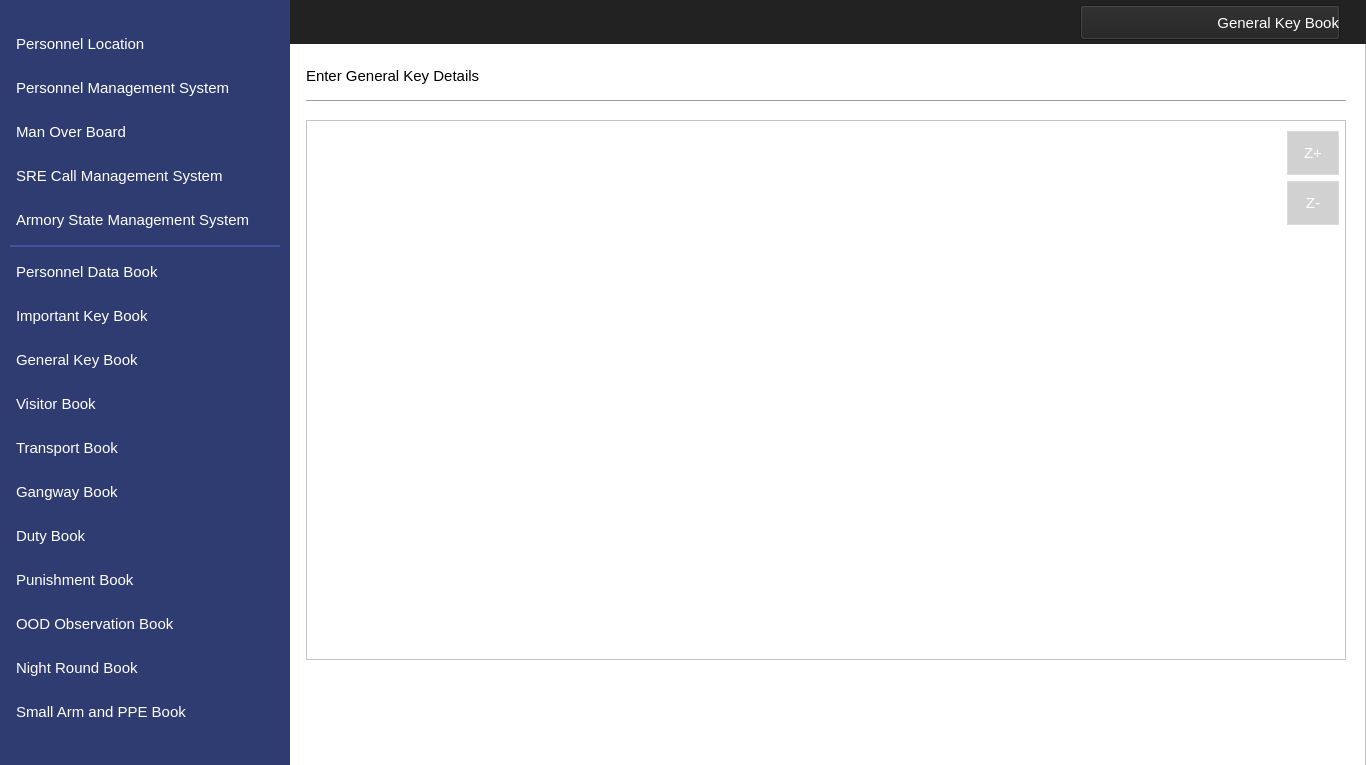
<?xml version="1.0" encoding="UTF-8"?>
<ui version="4.0">
 <class>MainWindow</class>
 <widget class="QMainWindow" name="MainWindow">
  <property name="geometry">
   <rect>
    <x>0</x>
    <y>0</y>
    <width>1366</width>
    <height>765</height>
   </rect>
  </property>
  <property name="windowTitle">
   <string>MainWindow</string>
  </property>
  <widget class="QWidget" name="centralwidget">
   <widget class="QFrame" name="frame">
    <property name="geometry">
     <rect>
      <x>0</x>
      <y>0</y>
      <width>1366</width>
      <height>768</height>
     </rect>
    </property>
    <property name="styleSheet">
     <string notr="true">background-color: #ffffff</string>
    </property>
    <property name="frameShape">
     <enum>QFrame::StyledPanel</enum>
    </property>
    <property name="frameShadow">
     <enum>QFrame::Raised</enum>
    </property>
    <widget class="QLabel" name="label">
     <property name="geometry">
      <rect>
       <x>0</x>
       <y>0</y>
       <width>290</width>
       <height>768</height>
      </rect>
     </property>
     <property name="styleSheet">
      <string notr="true">background-image: url(null);
background-color:#2F3C71;</string>
     </property>
     <property name="text">
      <string/>
     </property>
    </widget>
    <widget class="QLabel" name="label_2">
     <property name="geometry">
      <rect>
       <x>0</x>
       <y>0</y>
       <width>1366</width>
       <height>44</height>
      </rect>
     </property>
     <property name="styleSheet">
      <string notr="true">background-image: url(null);
background-color:#222222;</string>
     </property>
     <property name="text">
      <string/>
     </property>
    </widget>
    <widget class="QPushButton" name="navViewPunishment">
     <property name="geometry">
      <rect>
       <x>10</x>
       <y>558</y>
       <width>270</width>
       <height>44</height>
      </rect>
     </property>
     <property name="font">
      <font>
       <family>Segoe UI</family>
       <pointsize>11</pointsize>
      </font>
     </property>
     <property name="cursor">
      <cursorShape>PointingHandCursor</cursorShape>
     </property>
     <property name="styleSheet">
      <string notr="true">QPushButton 
{
    text-align: left;
    color: #ffffff;
    background-color:#2F3C71;
    border-width: 1px;
    border-color: #2F3C71;
    border-style: solid;
    border-radius: 6;
    padding: 3px;
    font-size: 11pt;
    padding-left: 5px;
    padding-right: 5px;
    min-width: 40px;
}

QPushButton:hover
{
    background-color:#4154A0;
}
QPushButton:pressed
{
    background-color: #384889;
 	border-width: 3px;
    border-color: #5C70BC;
    border-style: solid;
    border-radius: 6;

}</string>
     </property>
     <property name="text">
      <string>Punishment Book</string>
     </property>
     <property name="icon">
      <iconset resource="../IconResource.qrc">
       <normaloff>:/images/punishment.png</normaloff>:/images/punishment.png</iconset>
     </property>
     <property name="iconSize">
      <size>
       <width>25</width>
       <height>25</height>
      </size>
     </property>
     <property name="flat">
      <bool>false</bool>
     </property>
    </widget>
    <widget class="QPushButton" name="navViewImpKey">
     <property name="geometry">
      <rect>
       <x>10</x>
       <y>294</y>
       <width>270</width>
       <height>44</height>
      </rect>
     </property>
     <property name="font">
      <font>
       <family>Segoe UI</family>
       <pointsize>11</pointsize>
      </font>
     </property>
     <property name="cursor">
      <cursorShape>PointingHandCursor</cursorShape>
     </property>
     <property name="styleSheet">
      <string notr="true">QPushButton 
{
    text-align: left;
    color: #ffffff;
    background-color:#2F3C71;
    border-width: 1px;
    border-color: #2F3C71;
    border-style: solid;
    border-radius: 6;
    padding: 3px;
    font-size: 11pt;
    padding-left: 5px;
    padding-right: 5px;
    min-width: 40px;
}

QPushButton:hover
{
    background-color:#4154A0;
}
QPushButton:pressed
{
    background-color: #384889;
 	border-width: 3px;
    border-color: #5C70BC;
    border-style: solid;
    border-radius: 6;

}</string>
     </property>
     <property name="text">
      <string>Important Key Book</string>
     </property>
     <property name="icon">
      <iconset resource="../IconResource.qrc">
       <normaloff>:/images/impKey.png</normaloff>:/images/impKey.png</iconset>
     </property>
     <property name="iconSize">
      <size>
       <width>25</width>
       <height>25</height>
      </size>
     </property>
     <property name="flat">
      <bool>false</bool>
     </property>
    </widget>
    <widget class="QPushButton" name="navViewGenKey">
     <property name="geometry">
      <rect>
       <x>10</x>
       <y>338</y>
       <width>270</width>
       <height>44</height>
      </rect>
     </property>
     <property name="font">
      <font>
       <family>Segoe UI</family>
       <pointsize>11</pointsize>
      </font>
     </property>
     <property name="cursor">
      <cursorShape>PointingHandCursor</cursorShape>
     </property>
     <property name="styleSheet">
      <string notr="true">QPushButton 
{
    text-align: left;
    color: #ffffff;
    background-color:#2F3C71;
    border-width: 1px;
    border-color: #2F3C71;
    border-style: solid;
    border-radius: 6;
    padding: 3px;
    font-size: 11pt;
    padding-left: 5px;
    padding-right: 5px;
    min-width: 40px;
}

QPushButton:hover
{
    background-color:#4154A0;
}

QPushButton:active
{
    background-color:#4154A0;
}
QPushButton:pressed
{
    background-color: #384889;
 	border-width: 3px;
    border-color: #5C70BC;
    border-style: solid;
    border-radius: 6;

}</string>
     </property>
     <property name="text">
      <string>General Key Book</string>
     </property>
     <property name="icon">
      <iconset resource="../IconResource.qrc">
       <normaloff>:/images/genKey.png</normaloff>:/images/genKey.png</iconset>
     </property>
     <property name="iconSize">
      <size>
       <width>25</width>
       <height>25</height>
      </size>
     </property>
     <property name="flat">
      <bool>false</bool>
     </property>
    </widget>
    <widget class="QPushButton" name="navViewVisitor">
     <property name="geometry">
      <rect>
       <x>10</x>
       <y>382</y>
       <width>270</width>
       <height>44</height>
      </rect>
     </property>
     <property name="font">
      <font>
       <family>Segoe UI</family>
       <pointsize>11</pointsize>
      </font>
     </property>
     <property name="cursor">
      <cursorShape>PointingHandCursor</cursorShape>
     </property>
     <property name="styleSheet">
      <string notr="true">QPushButton 
{
    text-align: left;
    color: #ffffff;
    background-color:#2F3C71;
    border-width: 1px;
    border-color: #2F3C71;
    border-style: solid;
    border-radius: 6;
    padding: 3px;
    font-size: 11pt;
    padding-left: 5px;
    padding-right: 5px;
    min-width: 40px;
}

QPushButton:hover
{
    background-color:#4154A0;
}

QPushButton:pressed
{
    background-color: #384889;
 	border-width: 3px;
    border-color: #5C70BC;
    border-style: solid;
    border-radius: 6;
}</string>
     </property>
     <property name="text">
      <string>Visitor Book</string>
     </property>
     <property name="icon">
      <iconset resource="../IconResource.qrc">
       <normaloff>:/images/visitor.png</normaloff>:/images/visitor.png</iconset>
     </property>
     <property name="iconSize">
      <size>
       <width>25</width>
       <height>25</height>
      </size>
     </property>
     <property name="flat">
      <bool>false</bool>
     </property>
    </widget>
    <widget class="QPushButton" name="navViewTransport">
     <property name="geometry">
      <rect>
       <x>10</x>
       <y>426</y>
       <width>270</width>
       <height>44</height>
      </rect>
     </property>
     <property name="font">
      <font>
       <family>Segoe UI</family>
       <pointsize>11</pointsize>
      </font>
     </property>
     <property name="cursor">
      <cursorShape>PointingHandCursor</cursorShape>
     </property>
     <property name="styleSheet">
      <string notr="true">QPushButton 
{
    text-align: left;
    color: #ffffff;
    background-color:#2F3C71;
    border-width: 1px;
    border-color: #2F3C71;
    border-style: solid;
    border-radius: 6;
    padding: 3px;
    font-size: 11pt;
    padding-left: 5px;
    padding-right: 5px;
    min-width: 40px;
}

QPushButton:hover
{
    background-color:#4154A0;
}
QPushButton:pressed
{
    background-color: #384889;
 	border-width: 3px;
    border-color: #5C70BC;
    border-style: solid;
    border-radius: 6;

}</string>
     </property>
     <property name="text">
      <string>Transport Book</string>
     </property>
     <property name="icon">
      <iconset resource="../IconResource.qrc">
       <normaloff>:/images/transport.png</normaloff>:/images/transport.png</iconset>
     </property>
     <property name="iconSize">
      <size>
       <width>25</width>
       <height>25</height>
      </size>
     </property>
     <property name="flat">
      <bool>false</bool>
     </property>
    </widget>
    <widget class="QPushButton" name="navViewGangway">
     <property name="geometry">
      <rect>
       <x>10</x>
       <y>470</y>
       <width>270</width>
       <height>44</height>
      </rect>
     </property>
     <property name="font">
      <font>
       <family>Segoe UI</family>
       <pointsize>11</pointsize>
      </font>
     </property>
     <property name="cursor">
      <cursorShape>PointingHandCursor</cursorShape>
     </property>
     <property name="styleSheet">
      <string notr="true">QPushButton 
{
    text-align: left;
    color: #ffffff;
    background-color:#2F3C71;
    border-width: 1px;
    border-color: #2F3C71;
    border-style: solid;
    border-radius: 6;
    padding: 3px;
    font-size: 11pt;
    padding-left: 5px;
    padding-right: 5px;
    min-width: 40px;
}

QPushButton:hover
{
    background-color:#4154A0;
}
QPushButton:pressed
{
    background-color: #384889;
 	border-width: 3px;
    border-color: #5C70BC;
    border-style: solid;
    border-radius: 6;

}</string>
     </property>
     <property name="text">
      <string>Gangway Book</string>
     </property>
     <property name="icon">
      <iconset resource="../IconResource.qrc">
       <normaloff>:/images/gangway.png</normaloff>:/images/gangway.png</iconset>
     </property>
     <property name="iconSize">
      <size>
       <width>25</width>
       <height>25</height>
      </size>
     </property>
     <property name="flat">
      <bool>false</bool>
     </property>
    </widget>
    <widget class="QPushButton" name="navViewDuty">
     <property name="geometry">
      <rect>
       <x>10</x>
       <y>514</y>
       <width>270</width>
       <height>44</height>
      </rect>
     </property>
     <property name="font">
      <font>
       <family>Segoe UI</family>
       <pointsize>11</pointsize>
      </font>
     </property>
     <property name="cursor">
      <cursorShape>PointingHandCursor</cursorShape>
     </property>
     <property name="styleSheet">
      <string notr="true">QPushButton 
{
    text-align: left;
    color: #ffffff;
    background-color:#2F3C71;
    border-width: 1px;
    border-color: #2F3C71;
    border-style: solid;
    border-radius: 6;
    padding: 3px;
    font-size: 11pt;
    padding-left: 5px;
    padding-right: 5px;
    min-width: 40px;
}

QPushButton:hover
{
    background-color:#4154A0;
}
QPushButton:pressed
{
    background-color: #384889;
 	border-width: 3px;
    border-color: #5C70BC;
    border-style: solid;
    border-radius: 6;

}</string>
     </property>
     <property name="text">
      <string>Duty Book</string>
     </property>
     <property name="icon">
      <iconset resource="../IconResource.qrc">
       <normaloff>:/images/duty.png</normaloff>:/images/duty.png</iconset>
     </property>
     <property name="iconSize">
      <size>
       <width>25</width>
       <height>25</height>
      </size>
     </property>
     <property name="flat">
      <bool>false</bool>
     </property>
    </widget>
    <widget class="QPushButton" name="navViewNight">
     <property name="geometry">
      <rect>
       <x>10</x>
       <y>646</y>
       <width>270</width>
       <height>44</height>
      </rect>
     </property>
     <property name="font">
      <font>
       <family>Segoe UI</family>
       <pointsize>11</pointsize>
      </font>
     </property>
     <property name="cursor">
      <cursorShape>PointingHandCursor</cursorShape>
     </property>
     <property name="styleSheet">
      <string notr="true">QPushButton 
{
    text-align: left;
    color: #ffffff;
    background-color:#2F3C71;
    border-width: 1px;
    border-color: #2F3C71;
    border-style: solid;
    border-radius: 6;
    padding: 3px;
    font-size: 11pt;
    padding-left: 5px;
    padding-right: 5px;
    min-width: 40px;
}

QPushButton:hover
{
    background-color:#4154A0;
}
QPushButton:pressed
{
    background-color: #384889;
 	border-width: 3px;
    border-color: #5C70BC;
    border-style: solid;
    border-radius: 6;

}</string>
     </property>
     <property name="text">
      <string>Night Round Book</string>
     </property>
     <property name="icon">
      <iconset resource="../IconResource.qrc">
       <normaloff>:/images/night.png</normaloff>:/images/night.png</iconset>
     </property>
     <property name="iconSize">
      <size>
       <width>25</width>
       <height>25</height>
      </size>
     </property>
     <property name="flat">
      <bool>false</bool>
     </property>
    </widget>
    <widget class="QLabel" name="label_4">
     <property name="geometry">
      <rect>
       <x>10</x>
       <y>245</y>
       <width>270</width>
       <height>2</height>
      </rect>
     </property>
     <property name="styleSheet">
      <string notr="true">background-color:#4154A0;</string>
     </property>
     <property name="text">
      <string/>
     </property>
    </widget>
    <widget class="QPushButton" name="navViewMOB">
     <property name="geometry">
      <rect>
       <x>10</x>
       <y>110</y>
       <width>270</width>
       <height>44</height>
      </rect>
     </property>
     <property name="font">
      <font>
       <family>Segoe UI</family>
       <pointsize>11</pointsize>
      </font>
     </property>
     <property name="cursor">
      <cursorShape>PointingHandCursor</cursorShape>
     </property>
     <property name="styleSheet">
      <string notr="true">QPushButton 
{
    text-align: left;
    color: #ffffff;
    background-color:#2F3C71;
    border-width: 1px;
    border-color: #2F3C71;
    border-style: solid;
    border-radius: 6;
    padding: 3px;
    font-size: 11pt;
    padding-left: 5px;
    padding-right: 5px;
    min-width: 40px;
}

QPushButton:hover
{
    background-color:#4154A0;
}
QPushButton:pressed
{
    background-color: #384889;
 	border-width: 3px;
    border-color: #5C70BC;
    border-style: solid;
    border-radius: 6;

}</string>
     </property>
     <property name="text">
      <string>Man Over Board</string>
     </property>
     <property name="icon">
      <iconset resource="../IconResource.qrc">
       <normaloff>:/images/mob.png</normaloff>:/images/mob.png</iconset>
     </property>
     <property name="iconSize">
      <size>
       <width>32</width>
       <height>32</height>
      </size>
     </property>
     <property name="flat">
      <bool>false</bool>
     </property>
    </widget>
    <widget class="QPushButton" name="navViewLocation">
     <property name="geometry">
      <rect>
       <x>10</x>
       <y>22</y>
       <width>270</width>
       <height>44</height>
      </rect>
     </property>
     <property name="font">
      <font>
       <family>Segoe UI</family>
       <pointsize>11</pointsize>
      </font>
     </property>
     <property name="cursor">
      <cursorShape>PointingHandCursor</cursorShape>
     </property>
     <property name="styleSheet">
      <string notr="true">QPushButton 
{
    text-align: left;
    color: #ffffff;
    background-color:#2F3C71;
    border-width: 1px;
    border-color: #2F3C71;
    border-style: solid;
    border-radius: 6;
    padding: 3px;
    font-size: 11pt;
    padding-left: 5px;
    padding-right: 5px;
    min-width: 40px;
}

QPushButton:hover
{
    background-color:#4154A0;
}
QPushButton:pressed
{
    background-color: #384889;
 	border-width: 3px;
    border-color: #5C70BC;
    border-style: solid;
    border-radius: 6;

}</string>
     </property>
     <property name="text">
      <string>Personnel Location</string>
     </property>
     <property name="icon">
      <iconset resource="../IconResource.qrc">
       <normaloff>:/images/locate.png</normaloff>:/images/locate.png</iconset>
     </property>
     <property name="iconSize">
      <size>
       <width>25</width>
       <height>25</height>
      </size>
     </property>
     <property name="flat">
      <bool>false</bool>
     </property>
    </widget>
    <widget class="QPushButton" name="navViewMangement">
     <property name="geometry">
      <rect>
       <x>10</x>
       <y>66</y>
       <width>270</width>
       <height>44</height>
      </rect>
     </property>
     <property name="font">
      <font>
       <family>Segoe UI</family>
       <pointsize>11</pointsize>
      </font>
     </property>
     <property name="cursor">
      <cursorShape>PointingHandCursor</cursorShape>
     </property>
     <property name="styleSheet">
      <string notr="true">QPushButton 
{
    text-align: left;
    color: #ffffff;
    background-color:#2F3C71;
    border-width: 1px;
    border-color: #2F3C71;
    border-style: solid;
    border-radius: 6;
    padding: 3px;
    font-size: 11pt;
    padding-left: 5px;
    padding-right: 5px;
    min-width: 40px;
}

QPushButton:hover
{
    background-color:#4154A0;
}
QPushButton:pressed
{
    background-color: #384889;
 	border-width: 3px;
    border-color: #5C70BC;
    border-style: solid;
    border-radius: 6;

}</string>
     </property>
     <property name="text">
      <string>Personnel Management System</string>
     </property>
     <property name="icon">
      <iconset resource="../IconResource.qrc">
       <normaloff>:/images/personnel.png</normaloff>:/images/personnel.png</iconset>
     </property>
     <property name="iconSize">
      <size>
       <width>32</width>
       <height>32</height>
      </size>
     </property>
     <property name="flat">
      <bool>false</bool>
     </property>
    </widget>
    <widget class="QPushButton" name="navViewPPE">
     <property name="geometry">
      <rect>
       <x>10</x>
       <y>690</y>
       <width>270</width>
       <height>44</height>
      </rect>
     </property>
     <property name="font">
      <font>
       <family>Segoe UI</family>
       <pointsize>11</pointsize>
      </font>
     </property>
     <property name="cursor">
      <cursorShape>PointingHandCursor</cursorShape>
     </property>
     <property name="styleSheet">
      <string notr="true">QPushButton 
{
    text-align: left;
    color: #ffffff;
    background-color:#2F3C71;
    border-width: 1px;
    border-color: #2F3C71;
    border-style: solid;
    border-radius: 6;
    padding: 3px;
    font-size: 11pt;
    padding-left: 5px;
    padding-right: 5px;
    min-width: 40px;
}

QPushButton:hover
{
    background-color:#4154A0;
}
QPushButton:pressed
{
    background-color: #384889;
 	border-width: 3px;
    border-color: #5C70BC;
    border-style: solid;
    border-radius: 6;

}</string>
     </property>
     <property name="text">
      <string>Small Arm and PPE Book</string>
     </property>
     <property name="icon">
      <iconset resource="../IconResource.qrc">
       <normaloff>:/images/armPPE.png</normaloff>:/images/armPPE.png</iconset>
     </property>
     <property name="iconSize">
      <size>
       <width>25</width>
       <height>25</height>
      </size>
     </property>
     <property name="flat">
      <bool>false</bool>
     </property>
    </widget>
    <widget class="QPushButton" name="navViewOOD">
     <property name="geometry">
      <rect>
       <x>10</x>
       <y>602</y>
       <width>270</width>
       <height>44</height>
      </rect>
     </property>
     <property name="font">
      <font>
       <family>Segoe UI</family>
       <pointsize>11</pointsize>
      </font>
     </property>
     <property name="cursor">
      <cursorShape>PointingHandCursor</cursorShape>
     </property>
     <property name="styleSheet">
      <string notr="true">QPushButton 
{
    text-align: left;
    color: #ffffff;
    background-color:#2F3C71;
    border-width: 1px;
    border-color: #2F3C71;
    border-style: solid;
    border-radius: 6;
    padding: 3px;
    font-size: 11pt;
    padding-left: 5px;
    padding-right: 5px;
    min-width: 40px;
}

QPushButton:hover
{
    background-color:#4154A0;
}
QPushButton:pressed
{
    background-color: #384889;
 	border-width: 3px;
    border-color: #5C70BC;
    border-style: solid;
    border-radius: 6;

}</string>
     </property>
     <property name="text">
      <string>OOD Observation Book</string>
     </property>
     <property name="icon">
      <iconset resource="../IconResource.qrc">
       <normaloff>:/images/oodObserve.png</normaloff>:/images/oodObserve.png</iconset>
     </property>
     <property name="iconSize">
      <size>
       <width>25</width>
       <height>25</height>
      </size>
     </property>
     <property name="flat">
      <bool>false</bool>
     </property>
    </widget>
    <widget class="QPushButton" name="navViewCMS">
     <property name="geometry">
      <rect>
       <x>10</x>
       <y>154</y>
       <width>270</width>
       <height>44</height>
      </rect>
     </property>
     <property name="font">
      <font>
       <family>Segoe UI</family>
       <pointsize>11</pointsize>
      </font>
     </property>
     <property name="cursor">
      <cursorShape>PointingHandCursor</cursorShape>
     </property>
     <property name="styleSheet">
      <string notr="true">QPushButton 
{
    text-align: left;
    color: #ffffff;
    background-color:#2F3C71;
    border-width: 1px;
    border-color: #2F3C71;
    border-style: solid;
    border-radius: 6;
    padding: 3px;
    font-size: 11pt;
    padding-left: 5px;
    padding-right: 5px;
    min-width: 40px;
}

QPushButton:hover
{
    background-color:#4154A0;
}
QPushButton:pressed
{
    background-color: #384889;
 	border-width: 3px;
    border-color: #5C70BC;
    border-style: solid;
    border-radius: 6;

}</string>
     </property>
     <property name="text">
      <string>SRE Call Management System</string>
     </property>
     <property name="icon">
      <iconset resource="../IconResource.qrc">
       <normaloff>:/images/sreCall.png</normaloff>:/images/sreCall.png</iconset>
     </property>
     <property name="iconSize">
      <size>
       <width>25</width>
       <height>25</height>
      </size>
     </property>
     <property name="flat">
      <bool>false</bool>
     </property>
    </widget>
    <widget class="QPushButton" name="pushButton">
     <property name="enabled">
      <bool>true</bool>
     </property>
     <property name="geometry">
      <rect>
       <x>1080</x>
       <y>5</y>
       <width>260</width>
       <height>35</height>
      </rect>
     </property>
     <property name="font">
      <font>
       <family>Segoe UI</family>
       <pointsize>11</pointsize>
      </font>
     </property>
     <property name="styleSheet">
      <string notr="true"> text-align: right;
    color: #ffffff;
    background-color:#222222;</string>
     </property>
     <property name="text">
      <string>General Key Book</string>
     </property>
     <property name="icon">
      <iconset resource="../IconResource.qrc">
       <normaloff>:/images/genKey.png</normaloff>:/images/genKey.png</iconset>
     </property>
     <property name="iconSize">
      <size>
       <width>32</width>
       <height>32</height>
      </size>
     </property>
    </widget>
    <widget class="QPushButton" name="pushButton_2">
     <property name="enabled">
      <bool>true</bool>
     </property>
     <property name="geometry">
      <rect>
       <x>306</x>
       <y>680</y>
       <width>100</width>
       <height>80</height>
      </rect>
     </property>
     <property name="styleSheet">
      <string notr="true"> border:1px solid #fff;
    border-radius:4px;
    outline:none;</string>
     </property>
     <property name="text">
      <string/>
     </property>
     <property name="icon">
      <iconset resource="../IconResource.qrc">
       <normaloff>:/images/logoMTIP.png</normaloff>:/images/logoMTIP.png</iconset>
     </property>
     <property name="iconSize">
      <size>
       <width>200</width>
       <height>200</height>
      </size>
     </property>
    </widget>
    <widget class="QPushButton" name="navViewPersonnel">
     <property name="geometry">
      <rect>
       <x>10</x>
       <y>250</y>
       <width>270</width>
       <height>44</height>
      </rect>
     </property>
     <property name="font">
      <font>
       <family>Segoe UI</family>
       <pointsize>11</pointsize>
      </font>
     </property>
     <property name="cursor">
      <cursorShape>PointingHandCursor</cursorShape>
     </property>
     <property name="styleSheet">
      <string notr="true">QPushButton 
{
    text-align: left;
    color: #ffffff;
    background-color:#2F3C71;
    border-width: 1px;
    border-color: #2F3C71;
    border-style: solid;
    border-radius: 6;
    padding: 3px;
    font-size: 11pt;
    padding-left: 5px;
    padding-right: 5px;
    min-width: 40px;
}

QPushButton:hover
{
    background-color:#4154A0;
}

QPushButton:pressed
{
    background-color: #384889;
 	border-width: 3px;
    border-color: #5C70BC;
    border-style: solid;
    border-radius: 6;

}</string>
     </property>
     <property name="text">
      <string>Personnel Data Book</string>
     </property>
     <property name="icon">
      <iconset resource="../IconResource.qrc">
       <normaloff>:/images/personnelData.png</normaloff>:/images/personnelData.png</iconset>
     </property>
     <property name="iconSize">
      <size>
       <width>25</width>
       <height>25</height>
      </size>
     </property>
     <property name="flat">
      <bool>false</bool>
     </property>
    </widget>
    <widget class="QPushButton" name="navViewState">
     <property name="geometry">
      <rect>
       <x>10</x>
       <y>198</y>
       <width>270</width>
       <height>44</height>
      </rect>
     </property>
     <property name="font">
      <font>
       <family>Segoe UI</family>
       <pointsize>11</pointsize>
      </font>
     </property>
     <property name="cursor">
      <cursorShape>PointingHandCursor</cursorShape>
     </property>
     <property name="styleSheet">
      <string notr="true">QPushButton 
{
    text-align: left;
    color: #ffffff;
    background-color:#2F3C71;
    border-width: 1px;
    border-color: #2F3C71;
    border-style: solid;
    border-radius: 6;
    padding: 3px;
    font-size: 11pt;
    padding-left: 5px;
    padding-right: 5px;
    min-width: 40px;
}

QPushButton:hover
{
    background-color:#4154A0;
}
QPushButton:pressed
{
    background-color: #384889;
 	border-width: 3px;
    border-color: #5C70BC;
    border-style: solid;
    border-radius: 6;

}</string>
     </property>
     <property name="text">
      <string>Armory State Management System</string>
     </property>
     <property name="icon">
      <iconset resource="../IconResource.qrc">
       <normaloff>:/images/armoryState.png</normaloff>:/images/armoryState.png</iconset>
     </property>
     <property name="iconSize">
      <size>
       <width>25</width>
       <height>25</height>
      </size>
     </property>
     <property name="flat">
      <bool>false</bool>
     </property>
    </widget>
    <widget class="QScrollArea" name="scrollArea">
     <property name="geometry">
      <rect>
       <x>306</x>
       <y>120</y>
       <width>1040</width>
       <height>540</height>
      </rect>
     </property>
     <property name="widgetResizable">
      <bool>true</bool>
     </property>
     <widget class="QWidget" name="scrollAreaWidgetContents_4">
      <property name="geometry">
       <rect>
        <x>0</x>
        <y>0</y>
        <width>1038</width>
        <height>538</height>
       </rect>
      </property>
      <widget class="QPushButton" name="btnshipImage">
       <property name="geometry">
        <rect>
         <x>0</x>
         <y>0</y>
         <width>1040</width>
         <height>540</height>
        </rect>
       </property>
       <property name="styleSheet">
        <string notr="true">border:1px solid #fff;
outline:none;</string>
       </property>
       <property name="text">
        <string/>
       </property>
       <property name="icon">
        <iconset resource="../IconResource.qrc">
         <normaloff>:/images/shipDefault.png</normaloff>:/images/shipDefault.png</iconset>
       </property>
       <property name="iconSize">
        <size>
         <width>1040</width>
         <height>520</height>
        </size>
       </property>
      </widget>
      <widget class="QPushButton" name="btnzoomIn">
       <property name="geometry">
        <rect>
         <x>980</x>
         <y>10</y>
         <width>52</width>
         <height>44</height>
        </rect>
       </property>
       <property name="font">
        <font>
         <family>Segoe UI</family>
         <pointsize>11</pointsize>
        </font>
       </property>
       <property name="cursor">
        <cursorShape>PointingHandCursor</cursorShape>
       </property>
       <property name="styleSheet">
        <string notr="true">QPushButton
{
    color: #ffffff;
    background-color:#D1D1D1;
    border-width: 1px;
    border-color: #DADCDE;
    border-style: solid;
    padding: 3px;
    font-size: 11pt;
    padding-left: 5px;
    padding-right: 5px;
    min-width: 40px;
}

QPushButton:hover
{
    background-color:#C8C8C9
}
QPushButton:pressed
{
    background-color: #D1D1D1;
 	border-width: 3px;
    border-color: #D1D1D1;
    border-style: solid;
    border-radius: 6;

}</string>
       </property>
       <property name="text">
        <string>Z+</string>
       </property>
       <property name="iconSize">
        <size>
         <width>25</width>
         <height>25</height>
        </size>
       </property>
      </widget>
      <widget class="QPushButton" name="btnzoomIn_2">
       <property name="geometry">
        <rect>
         <x>980</x>
         <y>60</y>
         <width>52</width>
         <height>44</height>
        </rect>
       </property>
       <property name="font">
        <font>
         <family>Segoe UI</family>
         <pointsize>11</pointsize>
        </font>
       </property>
       <property name="cursor">
        <cursorShape>PointingHandCursor</cursorShape>
       </property>
       <property name="styleSheet">
        <string notr="true">QPushButton
{
    color: #ffffff;
    background-color:#D1D1D1;
    border-width: 1px;
    border-color: #DADCDE;
    border-style: solid;
    padding: 3px;
    font-size: 11pt;
    padding-left: 5px;
    padding-right: 5px;
    min-width: 40px;
}

QPushButton:hover
{
    background-color:#C8C8C9
}
QPushButton:pressed
{
    background-color: #D1D1D1;
 	border-width: 3px;
    border-color: #D1D1D1;
    border-style: solid;
    border-radius: 6;

}</string>
       </property>
       <property name="text">
        <string>Z-</string>
       </property>
       <property name="iconSize">
        <size>
         <width>25</width>
         <height>25</height>
        </size>
       </property>
      </widget>
     </widget>
    </widget>
    <zorder>label_2</zorder>
    <zorder>label</zorder>
    <zorder>navViewPunishment</zorder>
    <zorder>navViewImpKey</zorder>
    <zorder>navViewGenKey</zorder>
    <zorder>navViewVisitor</zorder>
    <zorder>navViewTransport</zorder>
    <zorder>navViewGangway</zorder>
    <zorder>navViewDuty</zorder>
    <zorder>navViewNight</zorder>
    <zorder>label_4</zorder>
    <zorder>navViewMOB</zorder>
    <zorder>navViewLocation</zorder>
    <zorder>navViewMangement</zorder>
    <zorder>navViewPPE</zorder>
    <zorder>navViewOOD</zorder>
    <zorder>navViewCMS</zorder>
    <zorder>pushButton</zorder>
    <zorder>pushButton_2</zorder>
    <zorder>navViewPersonnel</zorder>
    <zorder>navViewState</zorder>
    <zorder>scrollArea</zorder>
   </widget>
   <widget class="QLabel" name="label_13">
    <property name="geometry">
     <rect>
      <x>306</x>
      <y>100</y>
      <width>1040</width>
      <height>1</height>
     </rect>
    </property>
    <property name="styleSheet">
     <string notr="true">background-color:#A0A0A0;</string>
    </property>
    <property name="text">
     <string/>
    </property>
   </widget>
   <widget class="QLabel" name="label_6">
    <property name="geometry">
     <rect>
      <x>306</x>
      <y>60</y>
      <width>221</width>
      <height>31</height>
     </rect>
    </property>
    <property name="font">
     <font>
      <family>Segoe UI</family>
      <pointsize>11</pointsize>
     </font>
    </property>
    <property name="layoutDirection">
     <enum>Qt::LeftToRight</enum>
    </property>
    <property name="styleSheet">
     <string notr="true">color: #000000;
background-color:#ffffff;
font-size: 11pt</string>
    </property>
    <property name="text">
     <string>Enter General Key Details</string>
    </property>
    <property name="alignment">
     <set>Qt::AlignLeading|Qt::AlignLeft|Qt::AlignVCenter</set>
    </property>
   </widget>
  </widget>
 </widget>
 <resources>
  <include location="../IconResource.qrc"/>
 </resources>
 <connections/>
</ui>
